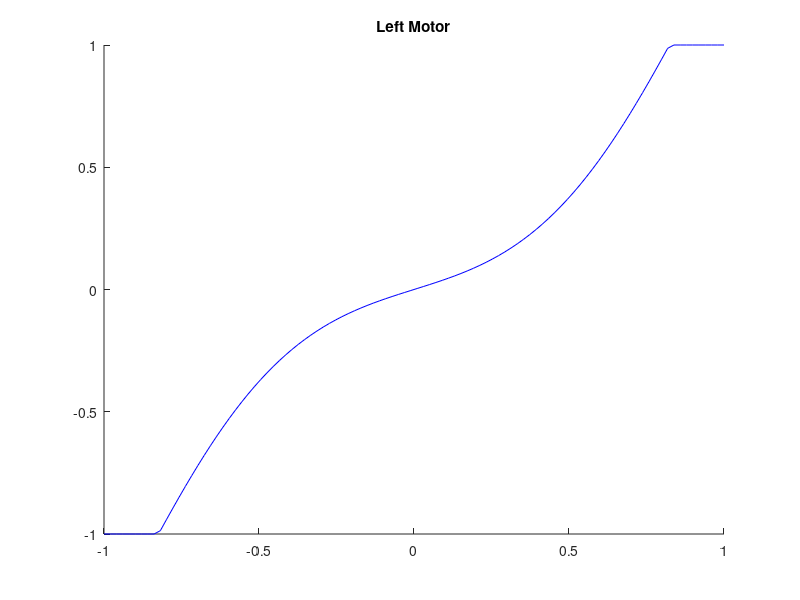

Write the MATLAB code that produced this figure. (Note: this script raises an error after producing the figure.)
%% polyControlHeatmap.m
% Generate heatmap of control system

clear;
clc;

lStick = linspace(-1, 1, 100);
rStick = linspace(-1, 1, 100);

alpha = .25;
beta = 0.25;
gamma = 0.6;

lInsForward = (lStick.^3 + lStick.*(alpha))./(1+alpha);
rInsForward = (rStick.^3 + rStick.*(alpha))./(1+alpha);

lInsTurn = (lStick.^3 + lStick.*(beta))./(1+beta);
rInsTurn = (rStick.^3 + rStick.*(beta))./(1+beta);

lMtrPwr = lInsForward + (rInsTurn).*(1-abs(lInsForward.*gamma));
rMtrPwr = lInsForward - (rInsTurn).*(1-abs(lInsForward.*gamma));

lMtrPwr = min(max(lMtrPwr, -1), 1);
rMtrPwr = min(max(rMtrPwr, -1), 1);

plotFormat = ["b-", "r-", "g-", "c-", "m--", "r--", "k--"];

hold on;
title("Left Motor");
for iPlotCt = 1:7
    plot(lStick, lMtrPwr(iPlotCt, :), plotFormat(iPlotCt));
end
legend(num2str(rStick));
hold off;
figure;
hold on;
title("Right Motor");
for iPlotCount = 1:7
    plot(lStick, rMtrPwr(iPlotCount, :), plotFormat(iPlotCount));
end
legend(num2str(rStick));
hold off;